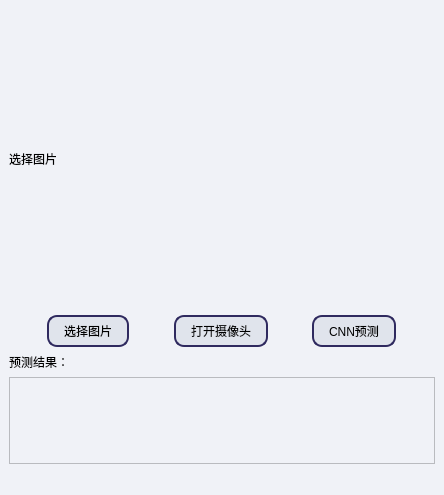
<?xml version="1.0" encoding="UTF-8"?>
<ui version="4.0">
 <class>MainWindow</class>
 <widget class="QMainWindow" name="MainWindow">
  <property name="geometry">
   <rect>
    <x>0</x>
    <y>0</y>
    <width>444</width>
    <height>495</height>
   </rect>
  </property>
  <property name="windowTitle">
   <string>手势识别应用</string>
  </property>
  <property name="styleSheet">
   <string notr="true">
QMainWindow{
	background-color: rgb(101, 124, 138);
}
QWidget{
	background-color: rgb(240, 242, 247);
}

QPushButton{
	background-color: rgb(224, 228, 236);
	border: 2px solid rgb(47, 42, 95);
	border-radius: 10px;
	padding: 5px 15px;
	font: 75 10pt &quot;微软雅黑&quot;;
	color: rgb(0,0,0);
}

QPushButton:hover{
background-color: rgb(220, 220, 220);
	border: 1.5px solid qlineargradient(spread:pad, x1:0, y1:1, x2:0, y2:0, stop:0 rgba(0, 0, 0, 255), stop:0.05 rgba(14, 8, 73, 255), stop:0.36 rgba(28, 17, 145, 255), stop:0.6 rgba(126, 14, 81, 255), stop:0.75 rgba(234, 11, 11, 255), stop:0.79 rgba(244, 70, 5, 255), stop:0.86 rgba(255, 136, 0, 255), stop:0.935 rgba(239, 236, 55, 255));
	border-radius: 10px;
	padding: 5px 15px;
	font: 75 10pt &quot;微软雅黑&quot;;
	color:  rgb(170, 68, 59);
}

QPushButton:pressed{
background-color: rgb(220, 220, 220);
	border: 3px solid rgb(47, 42, 95);
	border-radius: 10px;
	padding: 5px 15px;
	font: 75 10pt &quot;微软雅黑&quot;;
	color:rgb(170, 68, 59);
}

QGroupBox{
	font: 75 12pt &quot;微软雅黑&quot;;
	color: rgb(255, 255, 255);
}

QLabel{ 
	font: 40 12pt &quot;微软雅黑&quot;;
	color: rgb(0, 0, 0);
}

QTableWidget{
	border: 1.5px solid rgb(0, 0, 127);
	border-radius: 5px;
}

QTableWidget:hover{
	border: 1.5px solid rgb(85, 0, 0);
	border-radius: 5px;
}

QPlainTextEdit{
	background-color: rgb(240, 242, 247);
	border: 1.5px solid rgb(0, 0, 127);
	border-radius: 5px;
	font: 12pt &quot;仿宋&quot;;
}

QPlainTextEdit:hover{
	border: 1.5px solid rgba(0, 0, 127, 80);
	border-radius: 5px;
}

QLineEdit{
	border: 1.5px solid rgb(0, 0, 127);
	border-radius: 5px;
}

QTabWidget::pane { 
    border: 1px solid rgb(0, 0, 127);
    position: absolute;
}</string>
  </property>
  <widget class="QWidget" name="window">
   <layout class="QVBoxLayout" name="verticalLayout_3">
    <item>
     <layout class="QVBoxLayout" name="verticalLayout_2">
      <item>
       <widget class="QLabel" name="label_2">
        <property name="minimumSize">
         <size>
          <width>300</width>
          <height>300</height>
         </size>
        </property>
        <property name="text">
         <string>选择图片</string>
        </property>
       </widget>
      </item>
      <item>
       <layout class="QHBoxLayout" name="horizontalLayout">
        <item>
         <spacer name="horizontalSpacer_2">
          <property name="orientation">
           <enum>Qt::Horizontal</enum>
          </property>
          <property name="sizeHint" stdset="0">
           <size>
            <width>40</width>
            <height>20</height>
           </size>
          </property>
         </spacer>
        </item>
        <item>
         <widget class="QPushButton" name="pushButton">
          <property name="text">
           <string>选择图片</string>
          </property>
         </widget>
        </item>
        <item>
         <spacer name="horizontalSpacer_4">
          <property name="orientation">
           <enum>Qt::Horizontal</enum>
          </property>
          <property name="sizeHint" stdset="0">
           <size>
            <width>40</width>
            <height>20</height>
           </size>
          </property>
         </spacer>
        </item>
        <item>
         <widget class="QPushButton" name="pushButton_3">
          <property name="text">
           <string>打开摄像头</string>
          </property>
         </widget>
        </item>
        <item>
         <spacer name="horizontalSpacer_3">
          <property name="orientation">
           <enum>Qt::Horizontal</enum>
          </property>
          <property name="sizeHint" stdset="0">
           <size>
            <width>40</width>
            <height>20</height>
           </size>
          </property>
         </spacer>
        </item>
        <item>
         <widget class="QPushButton" name="pushButton_2">
          <property name="text">
           <string>CNN预测</string>
          </property>
         </widget>
        </item>
        <item>
         <spacer name="horizontalSpacer">
          <property name="orientation">
           <enum>Qt::Horizontal</enum>
          </property>
          <property name="sizeHint" stdset="0">
           <size>
            <width>40</width>
            <height>20</height>
           </size>
          </property>
         </spacer>
        </item>
       </layout>
      </item>
     </layout>
    </item>
    <item>
     <layout class="QVBoxLayout" name="verticalLayout">
      <item>
       <widget class="QLabel" name="label">
        <property name="text">
         <string>预测结果：</string>
        </property>
       </widget>
      </item>
      <item>
       <widget class="QTextEdit" name="textEdit"/>
      </item>
     </layout>
    </item>
   </layout>
  </widget>
  <widget class="QMenuBar" name="menubar">
   <property name="geometry">
    <rect>
     <x>0</x>
     <y>0</y>
     <width>444</width>
     <height>22</height>
    </rect>
   </property>
  </widget>
  <widget class="QStatusBar" name="statusbar"/>
 </widget>
 <resources/>
 <connections/>
</ui>
